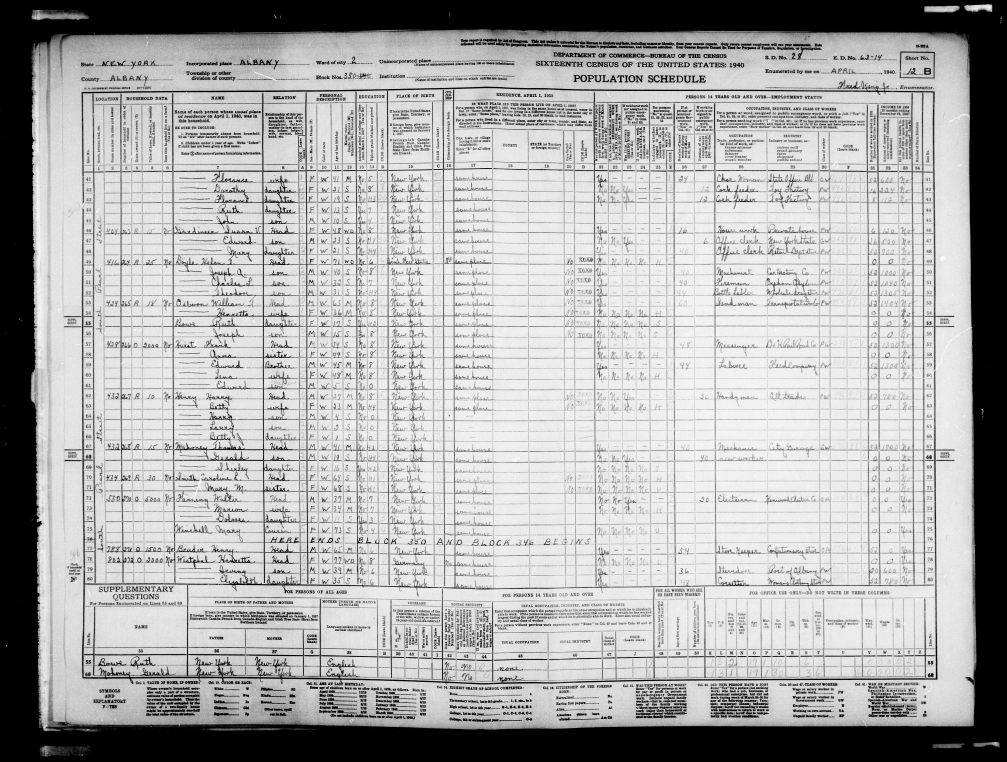
#> input picture images/Crop1.jpg, 6042 x 4568 px (shown at 1/6 size)
$ python TopImage.py
#> lines starting #> are read from the running program, lines starting #| are printed output that depends on the picture; after the words box and inside, x2 and y2 are one past the last pixel; in counts of white or black regions, pixels touching at a corner belong together
#> in CropTopImage, original is the input picture: shape (4568, 6042); min 0, max 255, mean 172.5
### src/ImagePrep.py
import cv2

def prep(img):

    #Reduce Image Size or create image pyramid
    img = cv2.resize(img, None, fx=1/10, fy=1/10, interpolation = cv2.INTER_AREA)
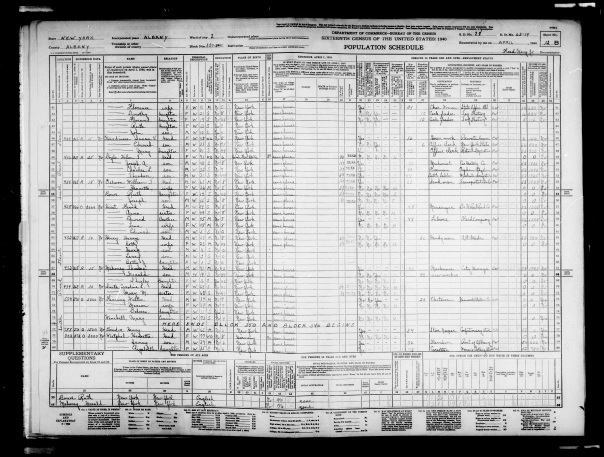
#> img: shape (457, 604); min 0, max 251, mean 172.5

    # Histogram Stretch Image
    histStretch = cv2.createCLAHE(clipLimit=2.0, tileGridSize=(8, 8))
    img = histStretch.apply(img)
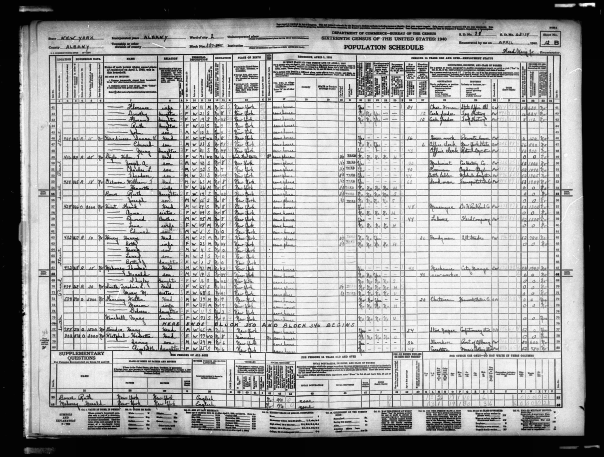
#> img: shape (457, 604); min 2, max 253, mean 159.3

    # Median Filter (get rid of text, background noise).
    img = cv2.medianBlur(img, 17)
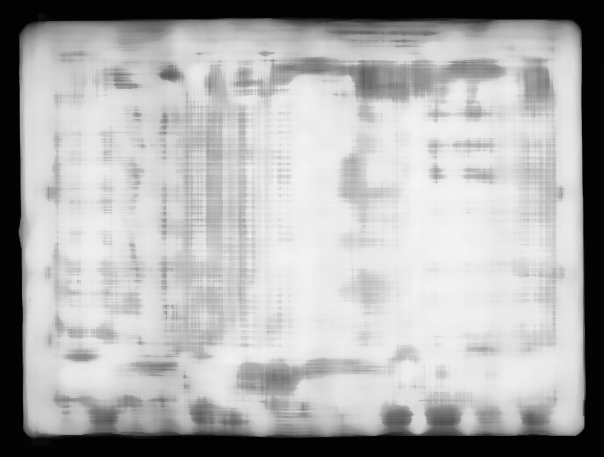
#> img: shape (457, 604); min 2, max 245, mean 174.4

    # Automatically threshold image into foreground, background
    img = cv2.Canny(img, 295, 300)
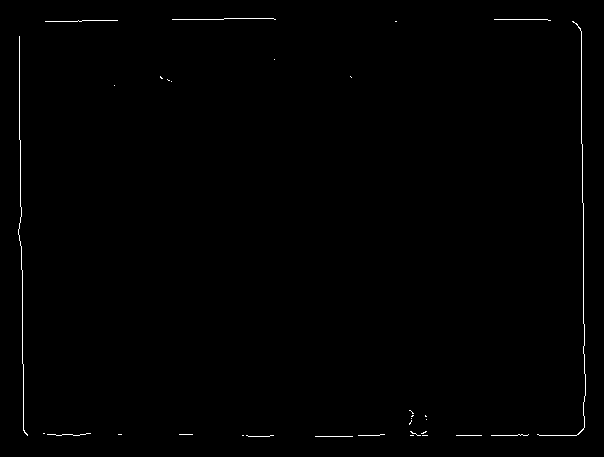
#> img: shape (457, 604); 0.51% white in thin lines or dots, all inside (x1, y1, x2, y2) = (18, 18, 586, 437)
    #__,img = cv2.threshold(img, 127, 255, cv2.THRESH_BINARY)

    # Resize image back to original
    img = cv2.resize(img, None, fx=10, fy=10, interpolation=cv2.INTER_CUBIC)
#> img: shape (4570, 6040)

    return img


# [45 lines left out: function variance_prep, not called in this run]

### src/Crop.py
import numpy as np

def get_end_values(img, index):
#> called with index = 0
    axis = np.argmax(img, index)
#> axis = 6040 values, max 4364 at index 2485, min 0 at index 0, mean 1511.3
    max_value = np.max(axis)
#> max_value = 4364
    axis[axis == 0] = 999999
    min_value = np.min(axis)
#> min_value = 178
    return max_value.astype(int), min_value.astype(int)


def crop(img, src):
    max_x, min_x = get_end_values(img, 0)
#> max_x = 4364; min_x = 178
    max_y, min_y = get_end_values(img, 1)
#> max_y = 5854; min_y = 183
    # [5 lines of commented-out code are left out]

    imgout = src[min_x:max_x, min_y:max_y]
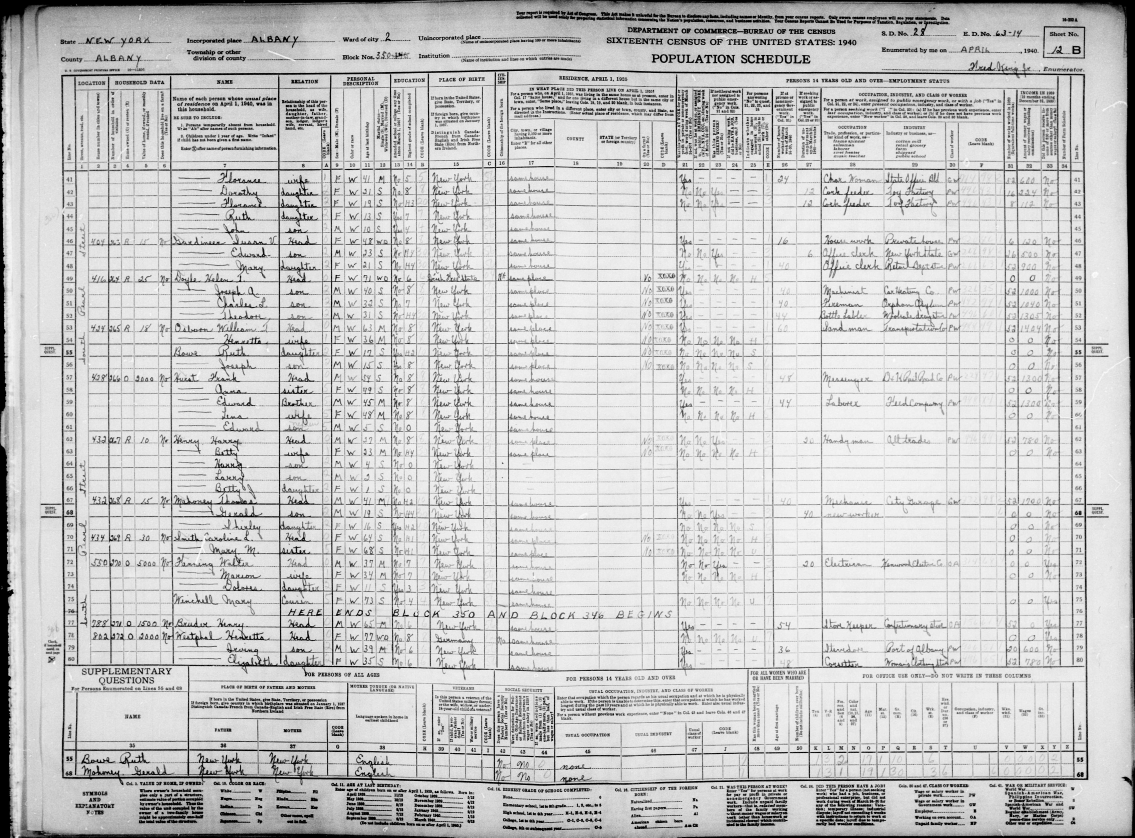
#> imgout: shape (4186, 5671) (shown at 1/5 size); min 0, max 255, mean 200.2
    return imgout

### src/TopImage.py
import sys
import src.ImagePrep as imgp
import src.Crop as Crop
import cv2
import src.OpenCVImg as SecCrop

def CropTopImage(src):

    # prepare image
    original = cv2.imread(src, 0)
    imgout = imgp.prep(original)

    #crop
    imgout = Crop.crop(imgout, original)

#> (the run stopped early here; a loop or call above may not have finished)
